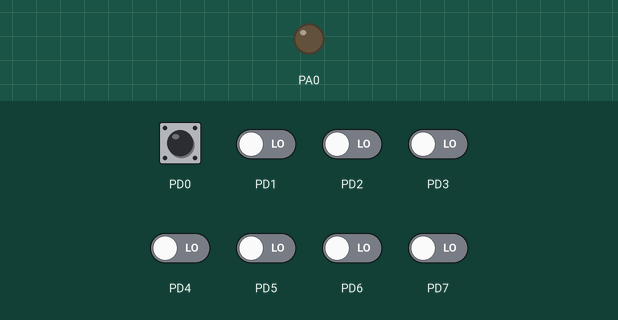
The program below on a simulated ATmega128, built with avr-gcc and emulated at 16 MHz. On the bench: output pins drawn as LEDs (lit = HIGH). The test bench sets the inputs (shaded band); at power-on: PD0 HIGH, PD1–7 LOW.

Above: at 1.2 s.
1.3 s: PD0 pulled LOW for 0.15 s
At 1.37 s:
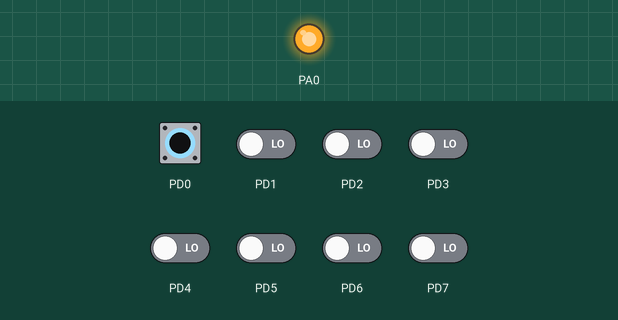
Timing chart, 0 to 4.3 s (numbered marks = the images above; inputs shaded):
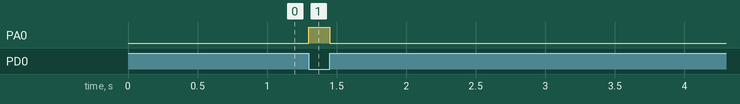

Measured:
- after the input at 1.3 s, PA0: LOW → HIGH at once, → LOW 0.15 s later

The program:

main.c
```c
#define F_CPU 16000000UL
#include <avr/io.h>
#include <util/delay.h>


/* 내부 풀업 저항 사용 (스위치 1개) */
//int main(void)
//{
    //
	//DDRA = 0xff;			// PORTA를 출력으로 설정
	//DDRD &= ~(1 << 0);		//PORAD의 0번핀을 입력으로 설정
	//PORTD |= (1 << 0);		//PORTD의 0번핀에 풀업 저항 활성화
	//while (1)
	//{
		//if(PIND & (1 << 0))		// PORTD의 0번핀이 눌리면 else로 빠짐
		//{
			//PORTA &= ~(1 << 0);  //PORTA의 0번핀을 LOW로 설정
		//}
		//
		//else                   // PORTD의 0번핀이 눌리지 않으면
		//{
			//PORTA |=(1 << 0);   // PORTA의 0번핀을 HIGH(1)로 설정
		//}
		//
		//
	//}
//}


/* 외부 풀업 저항 사용 (스위치 1개) */
//int main(void)
//{
	//
	//DDRA = 0xff;			// PORTA를 출력으로 설정
	//DDRD &= ~(1 << 1);		//PORTD의 1번핀을 입력으로 설정
	//PORTD |= (1 << 1);		//PORTD의 1번핀에 풀업 저항 활성화
	//while (1)
	//{
		//if(PIND & (1 << 1))		// PORTD의 1번핀이 눌리면 else로 빠짐
		//{
			//PORTA &= ~(1 << 1);  //PORTA의 1번핀을 LOW로 설정
		//}
		//
		//else                   // PORTD의 1번핀이 눌리지 않으면
		//{
			//PORTA |=(1 << 1);   // PORTA의 1번핀을 HIGH(1)로 설정
		//}
	//}
//}


/* 외부 풀다운 저항 사용 (스위치 1개) */
//int main(void)
//{
	//
	//DDRA = 0xff;			// PORTA를 출력으로 설정
	//DDRD &= ~(1 << 2);		//PORTD의 1번핀을 입력으로 설정
	//
	//while (1)
	//{
		//if(PIND & (1 << 2))		// PORTD의 3번핀이 눌리면
		//{
			//PORTA |= (1 << 1);  //PORTA의 1번핀을 HIGH로 설정
		//}
		//else                   // PORTD의 3번핀이 눌리지 않으면
		//{
			//PORTA &= ~(1 << 1);   // PORTA의 1번핀을 HIGH(1)로 설정
		//}
	//}
//}
//
//

/* 스위치 3개를 눌렀을 때 점등 (희범) */
//int main(void)
//{
//
	//DDRA = 0xff;                         // PORTA를 출력으로 설정
	//DDRD &= 0x00;                          // PORTD의 1~7 입력으로 설정
	//PORTD |= (1 << 0);                       // PORTD의 0번핀에 풀업 저항 활성화
//
	//while (1)
	//{
		//if( (PIND & (1 << 0)) | (PIND & (1 << 1)) | (!(PIND & (1 << 2))) )    // PORTD의 3번핀이 눌리면 else로
		//{
			//PORTA &= ~(1 << 0);												  // LED가 켜지지 않음
		//}
//
		//else
		//{
			//PORTA |= (1 << 0);												  // LED 점등
		//}
	//}
//}


/* 스위치 3개를  사용한 경우(갓인) */

//int main(void)
//{
	//
	//while(1)
	//{
		//ddra= 0xff;
		//ddrd &= ~(1<<0) | ~(1<<1) | ~(1<<2);
		//portd |= (1<<0);
		//if (
		//
		//(~pind & (1<<0)) && (~pind& (1<<1)) && (pind & (1<<2))
		//)
		//{
			//porta |= (1<<0);
		//}
		//else
		//{
			//porta &= 0;
		//}
	//}
//}


/* 스위치 누름시 LED 점등 변환(채터링 있음)*/
//char circleShiftLeft(char pattern)
//{
	//char newPattern = ((pattern << 1) | (pattern >>7));
	//return newPattern;
//}
//
//
//int main()
//{
	//DDRA=0xff;				//출력
	//DDRD &= ~(1<<PIND0);    //입력 설정
	//PORTD |= (1<<PIND0);    //버튼
	//char pattern = 0x01;
	//PORTA=pattern;
	//
	//while (1)
	//{
		//if(~PIND &(1 << PINE0))
		//{
			//pattern = circleShiftLeft(pattern);
			//PORTA = pattern;
			//_delay_ms(100);
		//}
	//}
//}


/* 스위치 누름시 LED 점등 변환2(채터링 잡아주기)*/
//char circleShiftLeft(char pattern)
//{
	//char newPattern = ((pattern << 1) | (pattern >>7));
	//return newPattern;
//}
//
//int main()
//{
	//DDRA = 0xff;			// 출력
	//DDRD &= ~(1 << PIND0);	// 입력 설정
	//PORTD |= (1 << PIND0);  // 버튼
	//char pattern = 0x01;
	//PORTA = pattern;
	//
	//char stateCurrent = 0;
	//char statePrevious;
	//
	//while(1)
	//{
		//stateCurrent = !(PIND & (1 << PINA0));		// 버튼 상태 읽어오기
		//if(stateCurrent == 1 && statePrevious == 0)
		//{
			//_delay_ms(50);
			//pattern = circleShiftLeft(pattern);
			//PORTA = pattern;
			//
		//}
		//statePrevious = stateCurrent;
	//}
//}


/* 스위치 누름시 LED 점등 변환3(채터링 없애는 코드)*/
//char circleShiftLeft(char pattern)
//{
	//char newPattern = ((pattern << 1) | (pattern >>7));
	//return newPattern;
//}
//
//int getbuttonstate(void)
//{
	//if (!(PIND & (1<<PIND0)) == 1)
	//{
		//_delay_ms(10);
		//
		//if (!(PIND & (1<<PIND0)) == 1)
		//{
			//return 1;
		//}
		//
	//}
	//return 0;
//}
//
//
//int main()
//{
	//DDRA = 0xff;			// 출력
	//DDRD &= ~(1 << PIND0);	// 입력 설정
	//PORTD |= (1 << PIND0);  // 버튼
	//char pattern = 0x01;
	//PORTA = pattern;
	//
	//char stateCurrent = 0;
	//char statePrevious;
	//
	//while(1)
	//{
		//stateCurrent = getbuttonstate();		// 버튼 상태 읽어오기
		//if(stateCurrent == 1 && statePrevious == 0)
		//{
			//pattern = circleShiftLeft(pattern);
			//PORTA = pattern;
			//
		//}
		//statePrevious = stateCurrent;
	//}
//}

// DDRx 방향 : 입력(0) 과 출력(1) 모드 0000 0001 : 0번핀을 출력모드로 설정이다. DDRA = 0000 0001; / PORTx PORTA = 0000 0001; 0번핀에서 HIGH 출력 / PINx PINA = 0000 0010; 1번핀으로 HIGH 입력이 들어왔다

/* 스위치 누름시 LED 점등(구조체 이용) */
#include <stdint.h>		// c언어에서 정수형 크기를 보장하는 표준헤더 파일

#define OUTPUT_PIN 0
#define INPUT_PIN 0

struct port
	{
		volatile uint8_t *portresister;		// 포트 레지스터의 포인터
		volatile uint8_t *ddrresister;		// 데이터 방향 레지스터의 포인터
		volatile uint8_t *pinresister;		// 입력 풀업 레지스터의 포인터
		uint8_t pinNum;						// 해당 포트의 핀번호
	};

struct port outputport = {&PORTA, &DDRA, &PIND, OUTPUT_PIN}; // 출력 구조체 초기화 해줌 , [&PORTA, &DDRA, &PIND, OUTPUT_PIN] -> 출력 방향 입력 순
struct port inputport = {&PORTD, &DDRD, &PIND, INPUT_PIN};	 // 입력 구초체 초기화


int main(void)
{
	// 출력용 포트를 출력 모드로 설정
	*(outputport. ddrresister) |= (1 << outputport.pinNum);		// 0000 0000 | 0000 0001 -> 0000 0001	포트 A의 0번핀에 1값이 들어와서 출력 모드 설정
	// 입력용 포트를 입력 모드로 설정
	*(inputport.ddrresister)&= ~( 1 << inputport.pinNum);		// 0000 0001 & 1111 1110 -> 0000 0000   포트 D의 0번핀에 0값이 들어와서 입력 모드 설정

	//입력용 포트에 풀업저항 사용 설정
	*(inputport.portresister) |= ( 1<< inputport.pinNum);		// 0000 0000 | 0000 0001 -> 0000 0001	포트 D의 0번핀에 1값이 들어와서 풀업 저항 활성화


	while(1)
	{
		if(!(*(inputport.pinresister)&(1 << inputport.pinNum)))		// 버튼이 안눌렸을 때 : 1111 1110 & 0000 0001 -> 0000 0000 false -> else  /  버튼이 눌렸을 때 : 1111 1111 & 0000 0001 -> 0000 0001 true
		{
			*(outputport.portresister) |= ( 1 << outputport.pinNum);// 0000 0000 | 0000 0001 -> 0000 0001
		}
		else
		{
			*(outputport.portresister) &= ~( 1 << outputport.pinNum);// 0000 0000 & 1111 111
		}
	}

}
```
